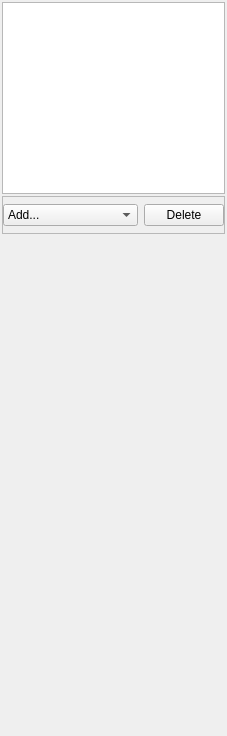
<?xml version="1.0" encoding="UTF-8"?>
<ui version="4.0">
 <class>SceneEditorWidget</class>
 <widget class="QWidget" name="SceneEditorWidget">
  <property name="geometry">
   <rect>
    <x>0</x>
    <y>0</y>
    <width>227</width>
    <height>736</height>
   </rect>
  </property>
  <property name="sizePolicy">
   <sizepolicy hsizetype="Expanding" vsizetype="Expanding">
    <horstretch>0</horstretch>
    <verstretch>0</verstretch>
   </sizepolicy>
  </property>
  <property name="windowTitle">
   <string>Scene Editor</string>
  </property>
  <layout class="QVBoxLayout" name="verticalLayout">
   <property name="spacing">
    <number>2</number>
   </property>
   <property name="leftMargin">
    <number>2</number>
   </property>
   <property name="topMargin">
    <number>2</number>
   </property>
   <property name="rightMargin">
    <number>2</number>
   </property>
   <property name="bottomMargin">
    <number>2</number>
   </property>
   <item>
    <widget class="QListView" name="graphics_listview"/>
   </item>
   <item>
    <widget class="QFrame" name="frame">
     <property name="frameShape">
      <enum>QFrame::StyledPanel</enum>
     </property>
     <property name="frameShadow">
      <enum>QFrame::Raised</enum>
     </property>
     <layout class="QHBoxLayout" name="horizontalLayout">
      <property name="leftMargin">
       <number>0</number>
      </property>
      <property name="topMargin">
       <number>7</number>
      </property>
      <property name="rightMargin">
       <number>0</number>
      </property>
      <property name="bottomMargin">
       <number>7</number>
      </property>
      <item>
       <widget class="QComboBox" name="add_graphics_combobox">
        <property name="sizePolicy">
         <sizepolicy hsizetype="Preferred" vsizetype="Preferred">
          <horstretch>1</horstretch>
          <verstretch>0</verstretch>
         </sizepolicy>
        </property>
        <item>
         <property name="text">
          <string>Add...</string>
         </property>
        </item>
        <item>
         <property name="text">
          <string>---</string>
         </property>
        </item>
        <item>
         <property name="text">
          <string>point</string>
         </property>
        </item>
        <item>
         <property name="text">
          <string>node points</string>
         </property>
        </item>
        <item>
         <property name="text">
          <string>data points</string>
         </property>
        </item>
        <item>
         <property name="text">
          <string>element points</string>
         </property>
        </item>
        <item>
         <property name="text">
          <string>lines</string>
         </property>
        </item>
        <item>
         <property name="text">
          <string>surfaces</string>
         </property>
        </item>
        <item>
         <property name="text">
          <string>contours</string>
         </property>
        </item>
        <item>
         <property name="text">
          <string>streamlines</string>
         </property>
        </item>
       </widget>
      </item>
      <item>
       <widget class="QPushButton" name="delete_graphics_button">
        <property name="text">
         <string>Delete</string>
        </property>
       </widget>
      </item>
     </layout>
    </widget>
   </item>
   <item>
    <widget class="GraphicsEditorWidget" name="graphics_editor" native="true">
     <property name="sizePolicy">
      <sizepolicy hsizetype="Expanding" vsizetype="Expanding">
       <horstretch>0</horstretch>
       <verstretch>1</verstretch>
      </sizepolicy>
     </property>
    </widget>
   </item>
  </layout>
 </widget>
 <customwidgets>
  <customwidget>
   <class>GraphicsEditorWidget</class>
   <extends>QWidget</extends>
   <header>opencmiss/zincwidgets/graphicseditorwidget.h</header>
   <container>1</container>
  </customwidget>
 </customwidgets>
 <resources/>
 <connections>
  <connection>
   <sender>graphics_listview</sender>
   <signal>clicked(QModelIndex)</signal>
   <receiver>SceneEditorWidget</receiver>
   <slot>graphicsListItemClicked(QModelIndex)</slot>
   <hints>
    <hint type="sourcelabel">
     <x>110</x>
     <y>60</y>
    </hint>
    <hint type="destinationlabel">
     <x>122</x>
     <y>218</y>
    </hint>
   </hints>
  </connection>
  <connection>
   <sender>add_graphics_combobox</sender>
   <signal>currentIndexChanged(QString)</signal>
   <receiver>SceneEditorWidget</receiver>
   <slot>addGraphicsEntered(QString)</slot>
   <hints>
    <hint type="sourcelabel">
     <x>60</x>
     <y>130</y>
    </hint>
    <hint type="destinationlabel">
     <x>113</x>
     <y>218</y>
    </hint>
   </hints>
  </connection>
  <connection>
   <sender>delete_graphics_button</sender>
   <signal>clicked()</signal>
   <receiver>SceneEditorWidget</receiver>
   <slot>deleteGraphicsClicked()</slot>
   <hints>
    <hint type="sourcelabel">
     <x>135</x>
     <y>150</y>
    </hint>
    <hint type="destinationlabel">
     <x>113</x>
     <y>218</y>
    </hint>
   </hints>
  </connection>
 </connections>
 <slots>
  <slot>graphicsListItemClicked(QModelIndex)</slot>
  <slot>addGraphicsEntered(QString)</slot>
  <slot>deleteGraphicsClicked()</slot>
 </slots>
</ui>
